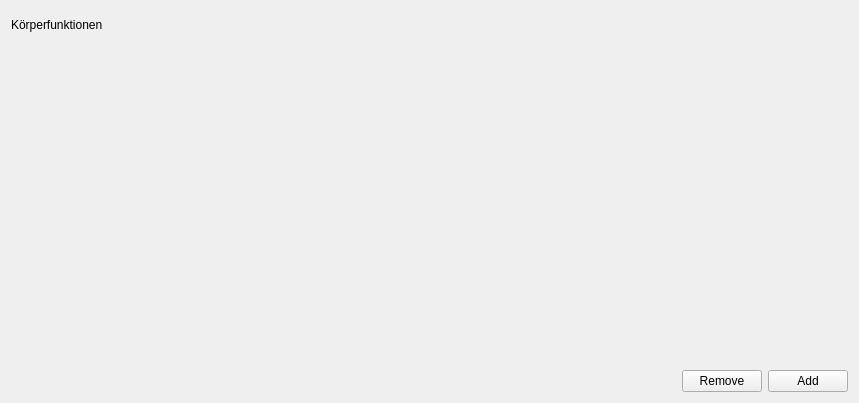
<?xml version="1.0" encoding="UTF-8"?>
<ui version="4.0">
 <class>Functions</class>
 <widget class="QWidget" name="Functions">
  <property name="geometry">
   <rect>
    <x>0</x>
    <y>0</y>
    <width>859</width>
    <height>403</height>
   </rect>
  </property>
  <property name="windowTitle">
   <string>Form</string>
  </property>
  <layout class="QVBoxLayout" name="verticalLayout">
   <item>
    <layout class="QHBoxLayout" name="horizontalLayout">
     <item>
      <widget class="QLabel" name="label">
       <property name="text">
        <string>Körperfunktionen</string>
       </property>
      </widget>
     </item>
     <item>
      <spacer name="horizontalSpacer">
       <property name="orientation">
        <enum>Qt::Horizontal</enum>
       </property>
       <property name="sizeHint" stdset="0">
        <size>
         <width>40</width>
         <height>20</height>
        </size>
       </property>
      </spacer>
     </item>
    </layout>
   </item>
   <item>
    <widget class="FunctionForm" name="widget" native="true"/>
   </item>
   <item>
    <widget class="FunctionForm" name="widget_2" native="true"/>
   </item>
   <item>
    <widget class="FunctionForm" name="widget_3" native="true"/>
   </item>
   <item>
    <widget class="FunctionForm" name="widget_4" native="true"/>
   </item>
   <item>
    <widget class="FunctionForm" name="widget_5" native="true"/>
   </item>
   <item>
    <widget class="FunctionForm" name="widget_10" native="true"/>
   </item>
   <item>
    <widget class="FunctionForm" name="widget_7" native="true"/>
   </item>
   <item>
    <widget class="FunctionForm" name="widget_9" native="true"/>
   </item>
   <item>
    <widget class="FunctionForm" name="widget_6" native="true"/>
   </item>
   <item>
    <widget class="FunctionForm" name="widget_8" native="true"/>
   </item>
   <item>
    <layout class="QHBoxLayout" name="horizontalLayout_2">
     <item>
      <spacer name="horizontalSpacer_2">
       <property name="orientation">
        <enum>Qt::Horizontal</enum>
       </property>
       <property name="sizeHint" stdset="0">
        <size>
         <width>40</width>
         <height>20</height>
        </size>
       </property>
      </spacer>
     </item>
     <item>
      <widget class="QPushButton" name="pushButton_2">
       <property name="text">
        <string>Remove</string>
       </property>
      </widget>
     </item>
     <item>
      <widget class="QPushButton" name="pushButton">
       <property name="text">
        <string>Add</string>
       </property>
      </widget>
     </item>
    </layout>
   </item>
  </layout>
 </widget>
 <customwidgets>
  <customwidget>
   <class>FunctionForm</class>
   <extends>QWidget</extends>
   <header location="global">functionform.h</header>
   <container>1</container>
  </customwidget>
 </customwidgets>
 <resources/>
 <connections/>
</ui>
